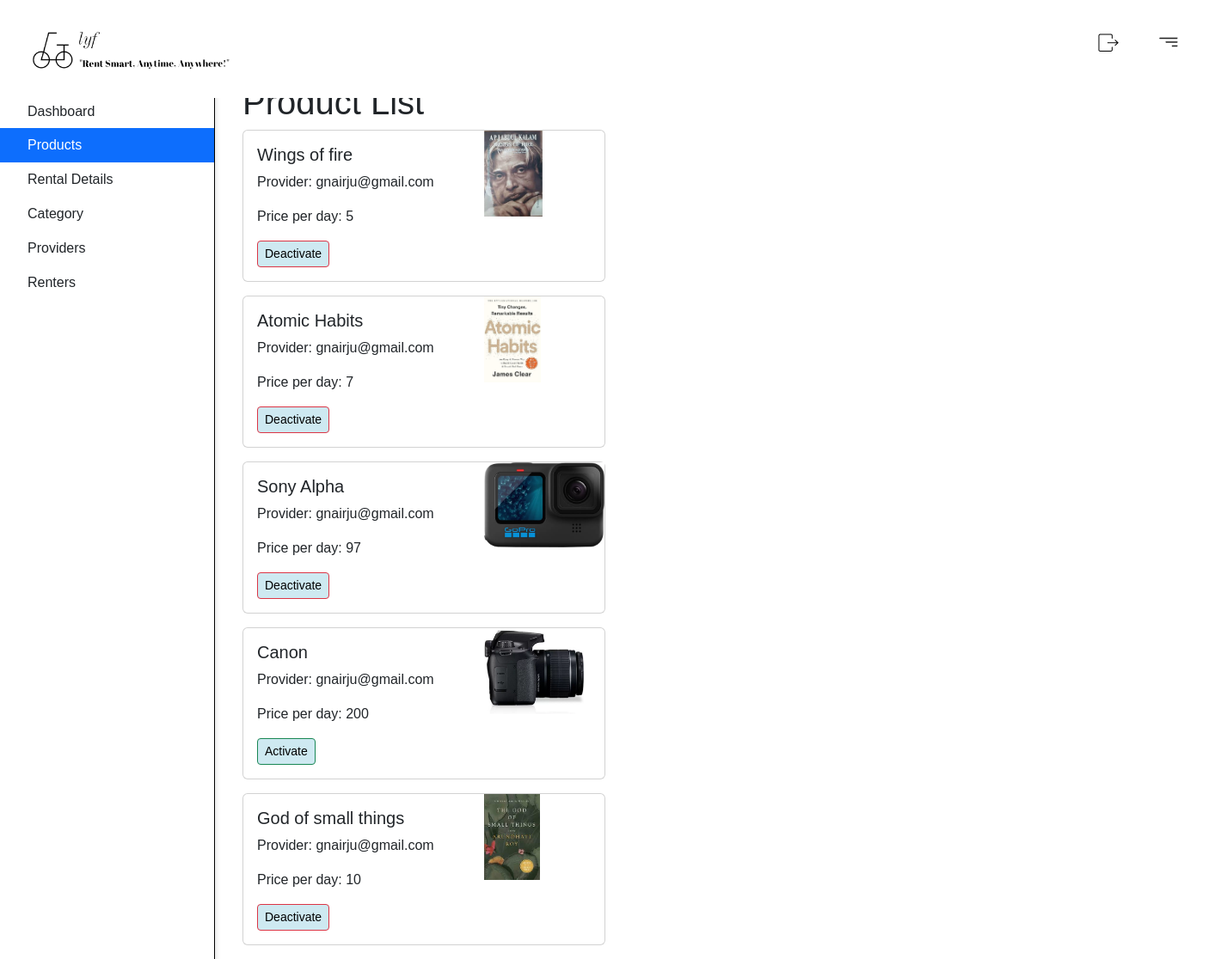
/adminProducts (signed in), run on the app's committed database.
### adminPanel/models.py (models this page shows, shortened)
class Product(models.Model):
    user = models.ForeignKey(CustomUser, related_name='products', on_delete=models.CASCADE)
    category=models.ForeignKey(Categories, related_name='products',on_delete=models.CASCADE)
    title  = models.CharField(max_length=50)
    description = models.TextField(blank=True)
    price=models.IntegerField()
    quantity=models.PositiveIntegerField()
    image=models.ImageField(upload_to='uploads/product_images/',blank=True,null=True)
    pincodePro=models.CharField(max_length=20)
    created_at=models.DateTimeField(auto_now_add=True)
    updated_at=models.DateTimeField(auto_now=True)
    is_active = models.BooleanField(default=False)

### user/models.py (models this page shows, shortened)
class CustomUser(AbstractBaseUser, PermissionsMixin):
    phone_number_validator = RegexValidator(
        regex=r'^\d{1,15}$',  # This regex allows 1 to 15 digits
        message='Phone number must contain only digits.',
        code='invalid_phone_number'
    )
    email = models.EmailField(unique=True)
    first_name = models.CharField(max_length=30)
    last_name = models.CharField(max_length=30,null=True)
    phone_number = models.CharField(
        max_length=15,
        blank=True,
        null=True,
        validators=[phone_number_validator]
    )
    is_active = models.BooleanField(default=True)
    is_staff = models.BooleanField(default=False)
    date_joined = models.DateTimeField(default=timezone.now)
    objects = CustomUserManager()
    USERNAME_FIELD = 'email'
    REQUIRED_FIELDS = ['first_name', 'last_name','phone_number']
    class Meta:
        verbose_name = 'User'
        verbose_name_plural = 'Users'

### adminPanel/views.py (the view)
# urls.py: path('adminProducts',views.adminProducts,name='adminProducts'),
@login_required(login_url='user:perform_login')
def adminProducts(request):
    products=Product.objects.all()
    return render(request, 'adminPanel/adminProducts.html',{'products': products})

### templates/adminPanel/adminProducts.html (shortened to what this page needs)
{% extends 'adminPanel/adminPanel.html' %}
{% block content %}
<div id="sidebarMenu" class="sidebar bg-white">
    <div class="position-sticky">
        <div class="list-group list-group-flush">
            <a href="{% url 'adminPanel:adminPanel' %}" class="list-group-item list-group-item-action py-2 ripple">
                <span>Dashboard</span>
            </a>
            <a href="{% url 'adminPanel:adminProducts' %}" class="list-group-item list-group-item-action py-2 ripple active">
                <span>Products</span>
            </a>
            <a href="#" class="list-group-item list-group-item-action py-2 ripple">
                <span>Rental Details</span>
            </a>
            <a href="{% url 'adminPanel:adminCategory' %}" class="list-group-item list-group-item-action py-2 ripple">
                <span>Category</span>
            </a>
            <a href="{% url 'adminPanel:providerList' %}" class="list-group-item list-group-item-action py-2 ripple">
                <span>Providers</span>
            </a>
            <a href="{% url 'adminPanel:renterList' %}" class="list-group-item list-group-item-action py-2 ripple ">
                <span>Renters</span>
            </a>
        </div>
    </div>
</div>
<div id="content" class="container" style="margin-top: 15px;">
</div>
<div class="container mt-4" style="margin-left: 270px;">
    <h1 class="text-2xl">Product List</h1>
    {% if products %}
        {% for product in products %}
            <div class="card mb-3">
                <div class="row g-0">
                    <div class="col-md-8">
                        <div class="card-body">
                            <h5 class="card-title">{{ product.title }}</h5>
                            <p class="card-text">Provider: {{ product.user }}</p>
                            <p class="card-text">Price per day: {{ product.price }}</p>
                            <form method="post" action="{% url 'adminPanel:activeDeactiveProducts' product.id %}" class="d-inline">
                                {% if product.is_active %}
                                    <button type="submit" class="btn btn-danger btn-sm">Deactivate</button>
                                {% else %}
                                    <button type="submit" class="btn btn-success btn-sm">Activate</button>
                                {% endif %}
                            </form>
                        </div>
                    </div>
                    <div class="col-md-4">
                        <img src="{{ product.image.url }}" alt="{{ product.title }}" class="img-fluid" style="max-height: 100px;">
                    </div>
                </div>
            </div>
        {% endfor %}
    {% else %}
        <div class="alert alert-info mt-4">
            No products found.
        </div>
    {% endif %}
</div>
{% endblock %}

### staticfields/style.css (style rules this page uses)
* { font-family: 'poppins',sans-serif; margin: 0; padding: 0; box-sizing: border-box; }
body { background: #ffffff; }
.btn { color: black; background-color: #cee9f1; }
a { text-decoration: none; color: black; }
.card { width: calc(33.33% - 10px); margin-bottom: 20px; box-sizing: border-box; }
.card:nth-child(3n) { margin-right: 0; }

### templates/adminPanel/adminPanel.html (style rules this page uses)
body { margin: 0; padding: 0; }
#sidebarMenu { width: 250px; position: fixed; top: 0; left: 0; height: 100%; overflow-y: auto; background-color: #fff; border-right: 1px solid #000000; padding-top: 56px; margin-top: 50px; }
.list-group-item { border: none; cursor: pointer; }
.active { background-color: #9cc4f0; color: #fff; }
#content { margin-left: 250px; padding-top: 56px; }
#sidebarMenu { width: 250px; position: fixed; top: 0; left: 0; height: 100%; overflow-y: auto; background-color: #fff; border-right: 1px solid #000000; border-top: 4px solid #007bff; box-shadow: 2px 0px 5px rgba(0, 0, 0, 0.1); padding-top: 56px; margin-top: 50px; }

### data on the page
Product: title "Wings of fire", user "gnairju@gmail.com", price "5", is_active "Deactivate", image (picture)
Product: title "Atomic Habits", user "gnairju@gmail.com", price "7", is_active "Deactivate", image (picture)
Product: title "Sony Alpha", user "gnairju@gmail.com", price "97", is_active "Deactivate", image (picture)
Product: title "Canon", user "gnairju@gmail.com", price "200", is_active "Activate", image (picture)
Product: title "God of small things", user "gnairju@gmail.com", price "10", is_active "Deactivate", image (picture)
